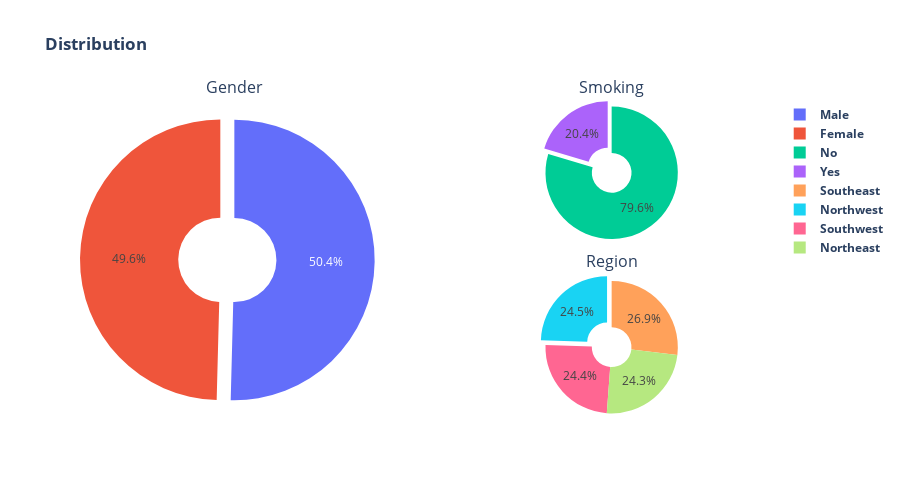

Source (notebook cell):
### Markdown cell above
<span style="font-size:30px;background-color:#ffcccc; color :#ff0000">Second, Data Visulization</span>

### Code cell
# Gender,Smoker,Region column
fig = make_subplots(
    rows=2, cols=2,subplot_titles=('Gender','Smoking','Region'),
    vertical_spacing=0.09,
    specs=[[{"type": "pie","rowspan": 2}       ,{"type": "pie"}] ,
           [None                               ,{"type": "pie"}]            ,                                      
          ]
    )
fig.add_trace(
    go.Pie(values=df_new.sex.value_counts().values,labels=['<b>Male<b>','<b>Female<b>'],hole=0.3,pull=[0,0.1]),
    row=1, col=1
)
fig.add_trace(
    go.Pie(values=df_new.smoker.value_counts().values,labels=['<b>No<b>','<b>Yes<b>'],hole=0.3,pull=[0,0.1]),
    row=1, col=2
)
fig.add_trace(
    go.Pie(values=df_new.region.value_counts().values,labels=['<b>Southeast<b>','<b>Northwest<b>','<b>Southwest<b>','<b>Northeast<b>'],hole=0.3,pull=[0,0.1]),
    row=2, col=2
)
fig.update_layout(
    height=500,
    showlegend=True,
    title_text="<b>Distribution<b>",
)
fig.show()

### Figure 1 — Plotly figure (JSON) as saved in the notebook; plotly's stock layout.template omitted (floating-point values rounded to 4 significant figures)
{"data": [{"domain": {"x": [0, 0.45], "y": [0, 1]}, "hole": 0.3, "labels": ["<b>Male<b>", "<b>Female<b>"], "pull": [0, 0.1], "type": "pie", "values": [670, 659]}, {"domain": {"x": [0.55, 1], "y": [0.545, 1]}, "hole": 0.3, "labels": ["<b>No<b>", "<b>Yes<b>"], "pull": [0, 0.1], "type": "pie", "values": [1058, 271]}, {"domain": {"x": [0.55, 1], "y": [0, 0.455]}, "hole": 0.3, "labels": ["<b>Southeast<b>", "<b>Northwest<b>", "<b>Southwest<b>", "<b>Northeast<b>"], "pull": [0, 0.1], "type": "pie", "values": [357, 325, 324, 323]}], "layout": {"annotations": [{"font": {"size": 16}, "showarrow": false, "text": "Gender", "x": 0.225, "xanchor": "center", "xref": "paper", "y": 1, "yanchor": "bottom", "yref": "paper"}, {"font": {"size": 16}, "showarrow": false, "text": "Smoking", "x": 0.775, "xanchor": "center", "xref": "paper", "y": 1, "yanchor": "bottom", "yref": "paper"}, {"font": {"size": 16}, "showarrow": false, "text": "Region", "x": 0.775, "xanchor": "center", "xref": "paper", "y": 0.455, "yanchor": "bottom", "yref": "paper"}], "height": 500, "showlegend": true, "title": {"text": "<b>Distribution<b>"}}}
